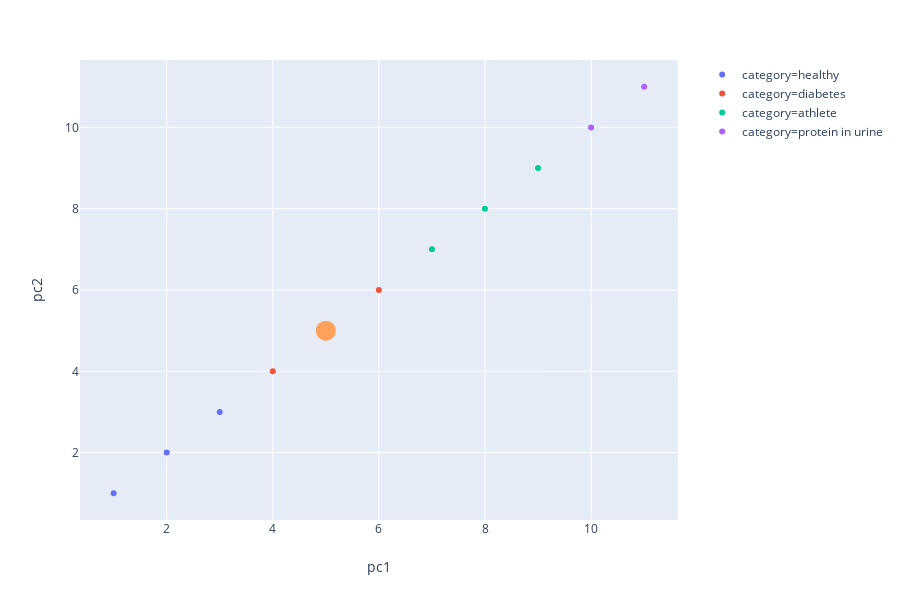
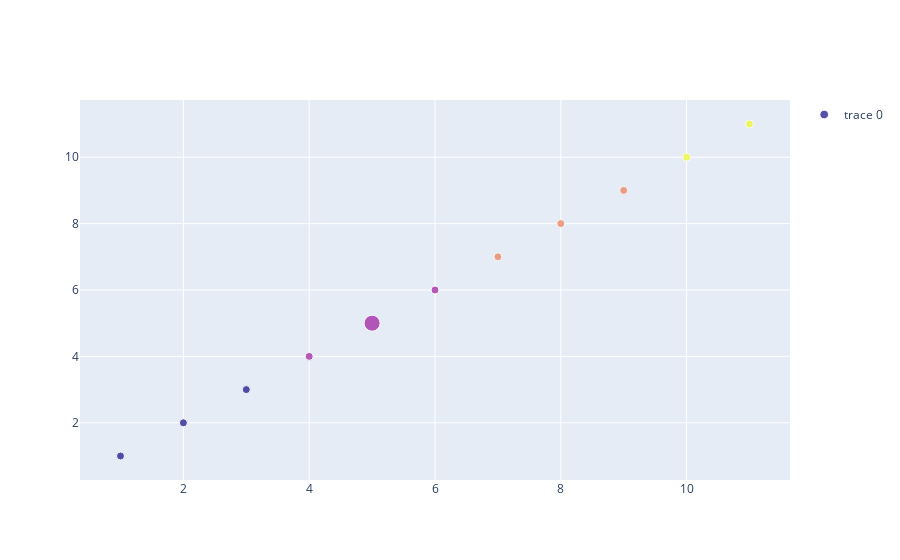

Notebook source saved alongside these figures, in order:
### Code cell
barcode = "5"
plot_scores(barcode,scores)
plot_spectra(barcode,scores)

### Figure 1 — Plotly figure (JSON) as saved in the notebook; plotly's stock layout.template omitted (floating-point values rounded to 4 significant figures)
{"data": [{"customdata": [["1", "healthy"], ["2", "healthy"], ["3", "healthy"]], "hoverlabel": {"namelength": 0}, "hovertemplate": "category=%{customdata[1]}<br>pc1=%{x}<br>pc2=%{y}<br>sample_id=%{customdata[0]}", "legendgroup": "category=healthy", "marker": {"color": "#636efa", "symbol": "circle"}, "mode": "markers", "name": "category=healthy", "showlegend": true, "type": "scatter", "x": [1, 2, 3], "xaxis": "x", "y": [1, 2, 3], "yaxis": "y"}, {"customdata": [["4", "diabetes"], ["5", "diabetes"], ["6", "diabetes"]], "hoverlabel": {"namelength": 0}, "hovertemplate": "category=%{customdata[1]}<br>pc1=%{x}<br>pc2=%{y}<br>sample_id=%{customdata[0]}", "legendgroup": "category=diabetes", "marker": {"color": "#EF553B", "symbol": "circle"}, "mode": "markers", "name": "category=diabetes", "showlegend": true, "type": "scatter", "x": [4, 5, 6], "xaxis": "x", "y": [4, 5, 6], "yaxis": "y"}, {"customdata": [["7", "athlete"], ["8", "athlete"], ["9", "athlete"]], "hoverlabel": {"namelength": 0}, "hovertemplate": "category=%{customdata[1]}<br>pc1=%{x}<br>pc2=%{y}<br>sample_id=%{customdata[0]}", "legendgroup": "category=athlete", "marker": {"color": "#00cc96", "symbol": "circle"}, "mode": "markers", "name": "category=athlete", "showlegend": true, "type": "scatter", "x": [7, 8, 9], "xaxis": "x", "y": [7, 8, 9], "yaxis": "y"}, {"customdata": [["10", "protein in urine"], ["11", "protein in urine"]], "hoverlabel": {"namelength": 0}, "hovertemplate": "category=%{customdata[1]}<br>pc1=%{x}<br>pc2=%{y}<br>sample_id=%{customdata[0]}", "legendgroup": "category=protein in urine", "marker": {"color": "#ab63fa", "symbol": "circle"}, "mode": "markers", "name": "category=protein in urine", "showlegend": true, "type": "scatter", "x": [10, 11], "xaxis": "x", "y": [10, 11], "yaxis": "y"}, {"marker": {"size": 20}, "mode": "markers", "showlegend": false, "type": "scatter", "x": [5], "y": [5]}], "layout": {"height": 600, "legend": {"tracegroupgap": 0}, "margin": {"t": 60}, "xaxis": {"anchor": "y", "domain": [0, 0.98], "title": {"text": "pc1"}}, "yaxis": {"anchor": "x", "domain": [0, 1], "title": {"text": "pc2"}}}}

### Figure 2 — Plotly figure (JSON) as saved in the notebook; plotly's stock layout.template omitted (floating-point values rounded to 4 significant figures)
{"data": [{"marker": {"color": [1, 1, 1, 2, 2, 2, 3, 3, 3, 4, 4], "size": [8, 8, 8, 8, 16, 8, 8, 8, 8, 8, 8]}, "mode": "markers", "type": "scatter", "x": [1, 2, 3, 4, 5, 6, 7, 8, 9, 10, 11], "y": [1, 2, 3, 4, 5, 6, 7, 8, 9, 10, 11]}], "layout": {"showlegend": true}}
